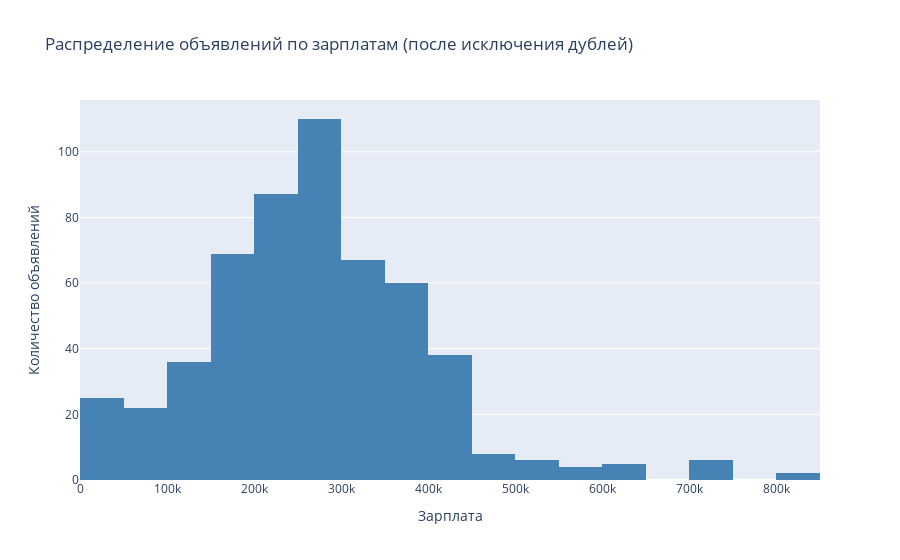

This figure's notebook cell:
### Markdown cell above
После удаления дублей смотрим на распределене зарплат в двух масштабах еще раз:

### Code cell
def salary_range(x):
    step = 10000
    if x == 0:
        return 0
    for i in range(0,100):
        if x > i*step and x <= (i+1)*step:
            return (i+1)*step
        
df['salary_range'] = df['salary'].apply(salary_range)

px.histogram(
    df[df['salary'] > 0], 
    x = 'salary_range', 
    color_discrete_sequence = ['steelblue'],
    title = 'Распределение объявлений по зарплатам (после исключения дублей)'
).update_layout(
    xaxis_title='Зарплата',
    yaxis_title='Количество объявлений'
)

### Figure 1 — Plotly figure (JSON) as saved in the notebook; plotly's stock layout.template omitted (floating-point values rounded to 4 significant figures; data arrays with more than 128 entries replaced by an {"elided": "..."} marker saying what was removed)
{"data": [{"alignmentgroup": "True", "bingroup": "x", "hovertemplate": "salary_range=%{x}<br>count=%{y}<extra></extra>", "legendgroup": "", "marker": {"color": "steelblue", "pattern": {"shape": ""}}, "name": "", "offsetgroup": "", "orientation": "v", "showlegend": false, "type": "histogram", "x": {"elided": "545 int values"}, "xaxis": "x", "yaxis": "y"}], "layout": {"barmode": "relative", "legend": {"tracegroupgap": 0}, "title": {"text": "Распределение объявлений по зарплатам (после исключения дублей)"}, "xaxis": {"anchor": "y", "domain": [0, 1], "title": {"text": "Зарплата"}}, "yaxis": {"anchor": "x", "domain": [0, 1], "title": {"text": "Количество объявлений"}}}}
